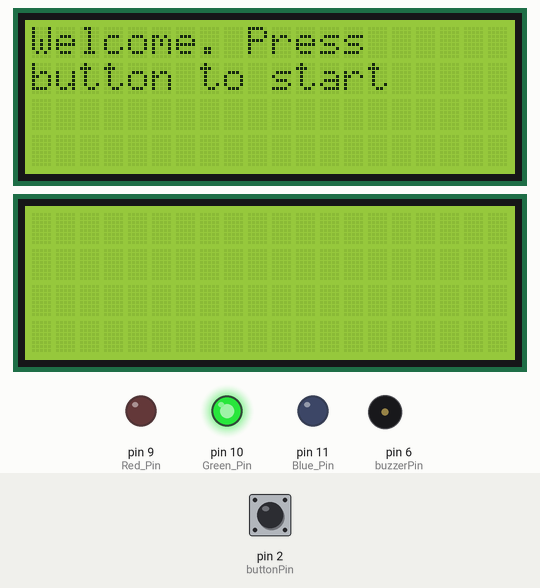
This sketch was run on a simulated Arduino Uno, built with avr-gcc and run on an emulated ATmega328P. Shown: 2 × 20×4 character LCD, output pins drawn as LEDs (lit = HIGH), buzzer (waves = sounding). Inputs (shaded band) come from the test bench; at power-on: pin 2 (buttonPin) LOW.

Above: at 1.3 s.
1.4 s: pin 2 (buttonPin) pulled HIGH for 1 s
At 3.8 s:
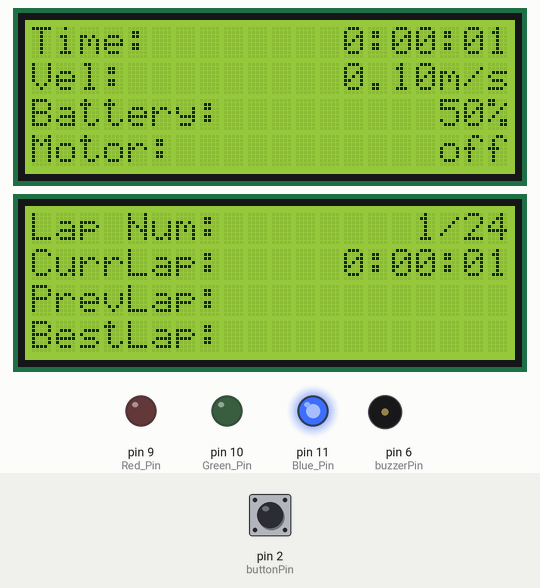
5.4 s: pin 2 (buttonPin) pulled HIGH for 0.15 s
At 6.6 s:
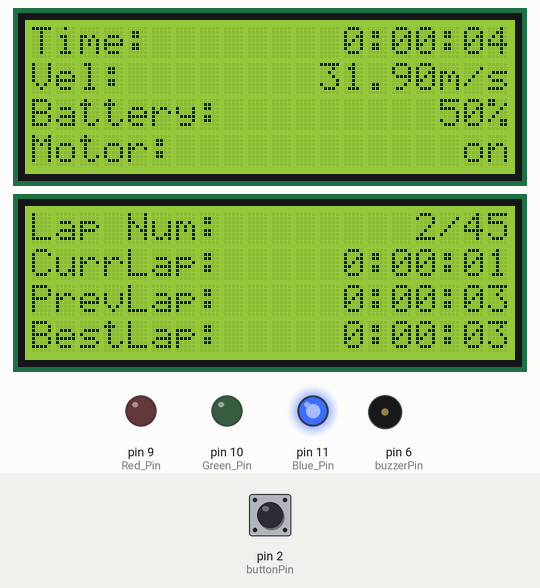
7.5 s: pin 2 (buttonPin) pulled HIGH for 0.15 s
At 8.8 s:
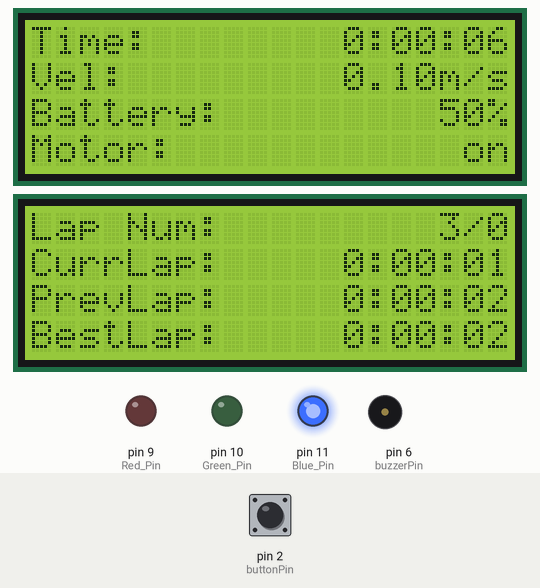
9.5 s: pin 2 (buttonPin) pulled HIGH for 1 s
At 10.8 s:
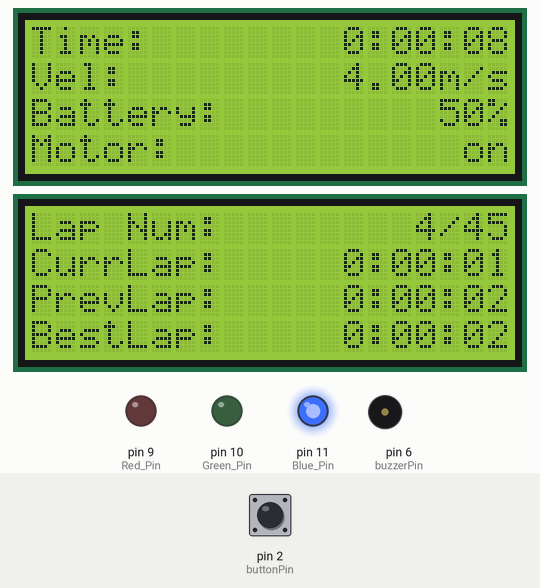
Timing chart, 0 to 12.5 s (numbered marks = the images above; inputs shaded):
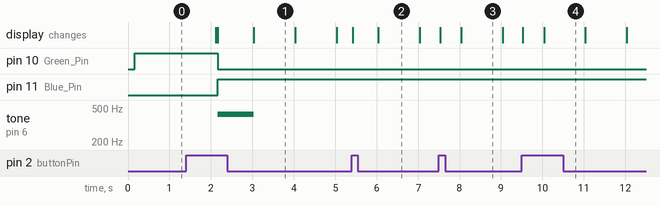

The sketch:

display_4x20.ino
```cpp
//Finlay Robb 2025.02.05
//Muhammad Saad Khan 2025.02.09

//Section 1 - Main Display and Test

#include <Wire.h>
#include <LiquidCrystal_I2C.h>

const int displaySize[] = {20, 4, 2}; //width, height, amount
LiquidCrystal_I2C displays[] = {
  LiquidCrystal_I2C(0x27, displaySize[0], displaySize[1]),
  LiquidCrystal_I2C(0x28, displaySize[0], displaySize[1]),
};

unsigned int timeOffset = 0;  //unsigned for second values up to full 10 hours
unsigned int startTime = 0;

unsigned int totalTime;
float velocity;
int batteryPercent = 100;
bool motorOn;

unsigned int lapButtonPressedTime = 0;
int lapNum = 0;
int lapAmount;
int lapStartTime;
int prevLapTime;
int bestLapTime = 32767; //max value

int buttonPin = 2;
bool started = false;

//For testing only
int testValues[5] = { 0, 5, 45, 24, 100 };
float testValues2[5] = { 0, 0.1, 0.2362, 4.0, 31.9 };
int v = 0;

uint8_t cust[8] = { 0x1C, 0x10, 0x18, 0x17, 0x15, 0x07, 0x06, 0x05 };

//Variables of the Warning System
//An RBG LED and Active Buzzer will act as a warning for the Driver when the Battery is at 50%, 25%, 10% and OFF

//Pins of RBG LED
const int Red_Pin = 9;
const int Green_Pin = 10;
const int Blue_Pin = 11;

//Active Buzzer
const int buzzerPin = 6;
int buzzesLeft = 0;
bool buzzing = false;
unsigned long int lastBuzz = 0;
int batteryWarningLevel = 0;

void setup() {
  for (int i = 0; i < displaySize[2]; i++) {
    displays[i].init();
    displays[i].backlight();
    displays[i].clear();
  }
  displays[0].print("Welcome. Press");
  displays[0].setCursor(0, 1);
  displays[0].print("button to start");

  //Serial.begin(9600);
  //Serial.println("Hello");

  pinMode(buttonPin, INPUT);

  //Warning System
  pinMode(Red_Pin, OUTPUT);  //Setting Out Warning LED's output pins
  pinMode(Green_Pin, OUTPUT);
  pinMode(Blue_Pin, OUTPUT);
  setColour(0, 255, 0);

  pinMode(buzzerPin, OUTPUT);  //Setting Output of Buzzer
}

void loop() {
  if (started && millis()/1000 - timeOffset >= 1) {  //repeat after button first pressed
    timeOffset = millis()/1000;

    totalTime = millis()/1000 - startTime;
    updateTotalTime(totalTime);

    velocity = testValues2[v % 5];
    updateVelocity(velocity);

    batteryPercent = 50;//testValues[v % 5];
    updateBatteryPercent(batteryPercent);

    motorOn = v % 2 == 0;
    updateMotorOn(motorOn);

    updateLapTime(totalTime - lapStartTime);

    //Only needed here for testing otherwise remove
    lapAmount = testValues[(v + 2) % 4];
    updateLapNum(lapNum, lapAmount);

    v++;  //next testing value

    //Operation of Warning System
    batteryWarningSystem();        //Activates method
    checkBuzzer();
  }

  //If button pressed
  if (digitalRead(buttonPin) == HIGH && (millis()/1000 - lapButtonPressedTime > 1)) {
    lapButtonPressed();
  }
}


void lapButtonPressed() {
  lapNum++;
  updateLapNum(lapNum, lapAmount);

  if (!started) {  // If first time pressed
    startTime = millis() / 1000;    // totalTime not set yet
    started = true;
    for (int i = 0; i < displaySize[2]; i++) {
      displays[i].clear();
  	}
    displayLabels();

  } else {
    prevLapTime = totalTime - lapStartTime;
    updatePrevLap(prevLapTime);
    lapStartTime = totalTime;
    updateLapTime(0); //Set the lap time to zero

    if (prevLapTime < bestLapTime) { //If new best lap time
      bestLapTime = prevLapTime;
      updateBestLap(bestLapTime);
    }
  }

  lapButtonPressedTime = millis()/1000;
}

//Structure to store seconds, minutes and hours
struct Time { int s; int m; int h; };
//Funcion to convert total seconds into seconds, minutes and hours
struct Time convertTime(int seconds) {
  struct Time time = { seconds % 60, (seconds % 3600) / 60, seconds / 3600 };
  return time;
}

//Return a nicely formatted string of the time
String timeToString(struct Time time) {
  String result = "";
  result = result + time.h + ":";
  if (time.m <= 9) {
    result = result + "0";
  }
  result = result + time.m + ":";

  if (time.s <= 9) {
    result = result + "0";
  }
  result = result + time.s;
  return result;

}

const char * labels[8] = {"Time:        ", "Vel:        ", "Battery:        ", "Motor:           ", "Lap Num:       ", "CurrLap:     ", "PrevLap:     ", "BestLap:     "};
void displayLabels(){
  for (int i = 0; i < 8; i++) {
    displays[i/displaySize[1]].setCursor(0, i%displaySize[1]);
    displays[i/displaySize[1]].print(labels[i]);
  }
}

void updateTotalTime(int seconds) {
  //Time:    0:00:00
  displays[0].setCursor(13, 0);
  //Convert seconds to hours, minutes, & seconds, then format to string, then print to display
  displays[0].print(timeToString(convertTime(seconds)));
}

void updateVelocity(float velocity) {
  //Vel:    00.00ms/s
  displays[0].setCursor(12, 1);
  if (velocity <= 9) {
    displays[0].print(" ");
  }

  displays[0].print(velocity, 2); //to 2 decimal places
  displays[0].print("m/s");
}

void updateBatteryPercent(int percent) {
  //Battery:    100%
  displays[0].setCursor(16, 2);
  if (percent < 100) {
    displays[0].print(" ");
  }
  if (percent < 10) {
    displays[0].print(" ");
  }
  displays[0].print(percent);
  displays[0].print("%");
}

void updateMotorOn(bool on) {
  //Motor:       off
  displays[0].setCursor(17, 3);
  if (on) {
    displays[0].print(" on");
  } else {
    displays[0].print("off");
  }
}

void updateLapNum(int lap, int lapAmount) {
  //Lap Num:   00/00
  displays[1].setCursor(15, 0);
  if (lap <= 9) {
    displays[1].print(" ");
  }
  if (lapAmount <= 9) {
    displays[1].print(" ");
  }
  displays[1].print(lap);
  displays[1].print("/");
  displays[1].print(lapAmount);
}

void updateLapTime(int seconds) {
  //CurrLap: 0:00:00
  displays[1].setCursor(13, 1);
  displays[1].print(timeToString(convertTime(seconds)));
}

void updatePrevLap(int seconds) {
  //PrevLap: 0:00:00
  displays[1].setCursor(13, 2);
  displays[1].print(timeToString(convertTime(seconds)));
}

void updateBestLap(int seconds) {
  //BestLap: 0:00:00
  displays[1].setCursor(13, 3);
  displays[1].print(timeToString(convertTime(seconds)));
}

// Section 2 - Warning System

//Check if the buzzer needs buzzed
void checkBuzzer() {
  if (buzzesLeft > 0 && millis() - lastBuzz > 500) {
    lastBuzz = millis();
    if (!buzzing) {
      tone(buzzerPin, 425);
    } else {
      noTone(buzzerPin);
      buzzesLeft--;
    }
    buzzing = !buzzing;
  }
}

//Setting the colour function
void setColour(int R, int G, int B) {
  analogWrite(Red_Pin, R);
  analogWrite(Green_Pin, G);
  analogWrite(Blue_Pin, B);
}


void batteryWarningSystem() {
  //batteryWarningLevel value added so only new warnings activate buzzer
  if (batteryPercent <= 10 && batteryWarningLevel <= 3) {
    // Critical battery level (10% or below) - Red LED + Five Beeps
    batteryWarningLevel = 4;
    setColour(255, 0, 0);
    buzzesLeft += 5;

  } else if (batteryPercent <= 25 && batteryWarningLevel <= 2) {
    // Low battery level (25%) - Yellow LED + Two Beeps
    batteryWarningLevel = 3;
    setColour(255, 255, 0);
    buzzesLeft += 2;

  } else if (batteryPercent <= 50  && batteryWarningLevel <= 1) {
    // Medium battery level (50%) - Blue LED + One Beep
    batteryWarningLevel = 2;
    setColour(0, 0, 255);
    buzzesLeft += 1;

  } else if (batteryPercent == 0 && batteryWarningLevel <= 0) {
    // Battery is OFF
    batteryWarningLevel = 1;
    setColour(0, 0, 0);  // LED OFF
  }
}
```

Measured:
- after the input at 1.4 s, pin 10 (Green_Pin): HIGH → LOW after 0.76 s; pin 11 (Blue_Pin): LOW → HIGH after 0.76 s; tone on pin 6 (buzzerPin): silent → 425 Hz after 0.76 s, → silent 0.88 s later; the display: first changes after 0.72 s (image 1 shows a later state)
- what the display in image 1 shows lasts 1.0 s, from 3.0 s to 4.0 s
